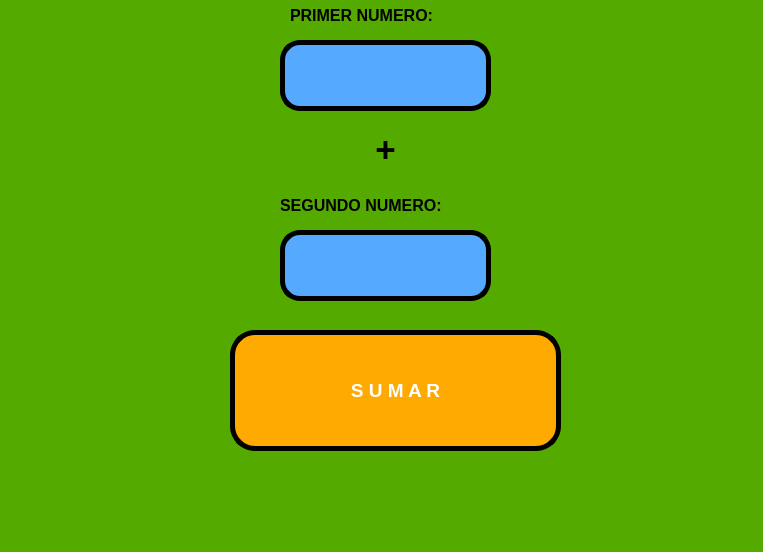
<?xml version="1.0" encoding="UTF-8"?>
<ui version="4.0">
 <class>MainWindow</class>
 <widget class="QMainWindow" name="MainWindow">
  <property name="geometry">
   <rect>
    <x>0</x>
    <y>0</y>
    <width>763</width>
    <height>552</height>
   </rect>
  </property>
  <property name="windowTitle">
   <string>MainWindow</string>
  </property>
  <property name="styleSheet">
   <string notr="true">background-color: rgb(85, 170, 0);</string>
  </property>
  <widget class="QWidget" name="centralwidget">
   <widget class="QPushButton" name="btn_sumar">
    <property name="geometry">
     <rect>
      <x>230</x>
      <y>330</y>
      <width>331</width>
      <height>121</height>
     </rect>
    </property>
    <property name="font">
     <font>
      <pointsize>14</pointsize>
      <weight>75</weight>
      <bold>true</bold>
     </font>
    </property>
    <property name="layoutDirection">
     <enum>Qt::LeftToRight</enum>
    </property>
    <property name="styleSheet">
     <string notr="true">background-color: rgb(170, 85, 255);
background-color: rgb(255, 170, 0);
color: rgb(255, 255, 255);
border-radius: 25px;
border:  5px solid black;</string>
    </property>
    <property name="text">
     <string>S U M A R</string>
    </property>
   </widget>
   <widget class="QLabel" name="label">
    <property name="geometry">
     <rect>
      <x>290</x>
      <y>-10</y>
      <width>201</width>
      <height>51</height>
     </rect>
    </property>
    <property name="text">
     <string>&lt;html&gt;&lt;head/&gt;&lt;body&gt;&lt;p&gt;&lt;span style=&quot; font-size:12pt; font-weight:600;&quot;&gt;PRIMER NUMERO:&lt;/span&gt;&lt;/p&gt;&lt;/body&gt;&lt;/html&gt;</string>
    </property>
   </widget>
   <widget class="QLineEdit" name="txt_A">
    <property name="geometry">
     <rect>
      <x>280</x>
      <y>40</y>
      <width>211</width>
      <height>71</height>
     </rect>
    </property>
    <property name="layoutDirection">
     <enum>Qt::LeftToRight</enum>
    </property>
    <property name="styleSheet">
     <string notr="true">background-color: rgb(85, 170, 255);
border-radius:20px;
border:  5px solid black;</string>
    </property>
    <property name="text">
     <string/>
    </property>
    <property name="alignment">
     <set>Qt::AlignCenter</set>
    </property>
   </widget>
   <widget class="QLineEdit" name="txt_B">
    <property name="geometry">
     <rect>
      <x>280</x>
      <y>230</y>
      <width>211</width>
      <height>71</height>
     </rect>
    </property>
    <property name="layoutDirection">
     <enum>Qt::LeftToRight</enum>
    </property>
    <property name="styleSheet">
     <string notr="true">background-color: rgb(85, 170, 255);
border-radius:20px;
border:  5px solid black;</string>
    </property>
    <property name="text">
     <string/>
    </property>
    <property name="alignment">
     <set>Qt::AlignCenter</set>
    </property>
   </widget>
   <widget class="QLabel" name="label_2">
    <property name="geometry">
     <rect>
      <x>280</x>
      <y>180</y>
      <width>221</width>
      <height>51</height>
     </rect>
    </property>
    <property name="text">
     <string>&lt;html&gt;&lt;head/&gt;&lt;body&gt;&lt;p&gt;&lt;span style=&quot; font-size:12pt; font-weight:600;&quot;&gt;SEGUNDO NUMERO:&lt;/span&gt;&lt;/p&gt;&lt;/body&gt;&lt;/html&gt;</string>
    </property>
   </widget>
   <widget class="QLabel" name="label_3">
    <property name="geometry">
     <rect>
      <x>330</x>
      <y>120</y>
      <width>111</width>
      <height>61</height>
     </rect>
    </property>
    <property name="text">
     <string>&lt;html&gt;&lt;head/&gt;&lt;body&gt;&lt;p&gt;&lt;span style=&quot; font-size:26pt; font-weight:600;&quot;&gt;+&lt;/span&gt;&lt;/p&gt;&lt;/body&gt;&lt;/html&gt;</string>
    </property>
    <property name="alignment">
     <set>Qt::AlignCenter</set>
    </property>
   </widget>
   <zorder>label_3</zorder>
   <zorder>label</zorder>
   <zorder>label_2</zorder>
   <zorder>btn_sumar</zorder>
   <zorder>txt_A</zorder>
   <zorder>txt_B</zorder>
  </widget>
  <widget class="QMenuBar" name="menubar">
   <property name="geometry">
    <rect>
     <x>0</x>
     <y>0</y>
     <width>763</width>
     <height>26</height>
    </rect>
   </property>
  </widget>
  <widget class="QStatusBar" name="statusbar"/>
 </widget>
 <resources/>
 <connections/>
</ui>
